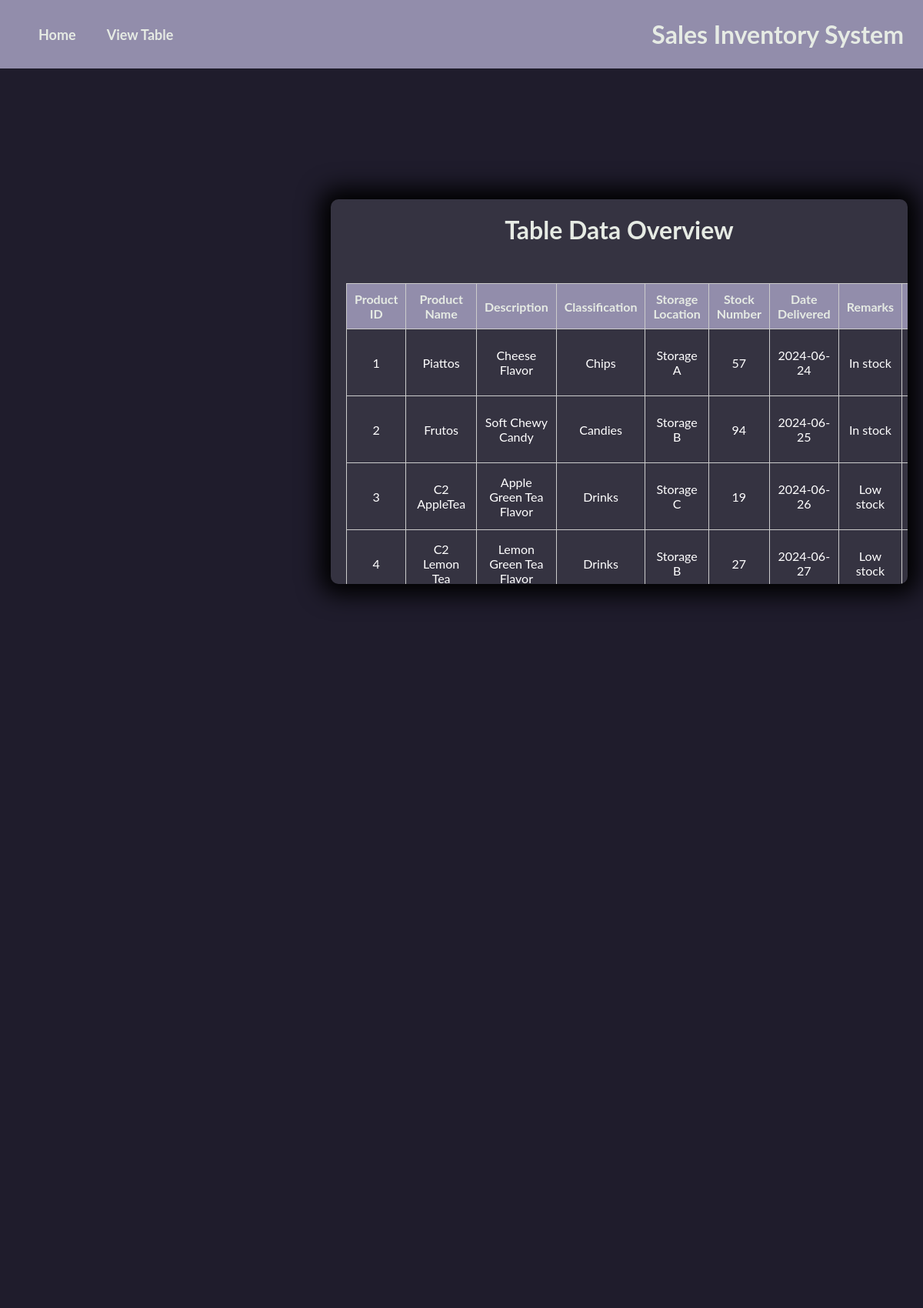
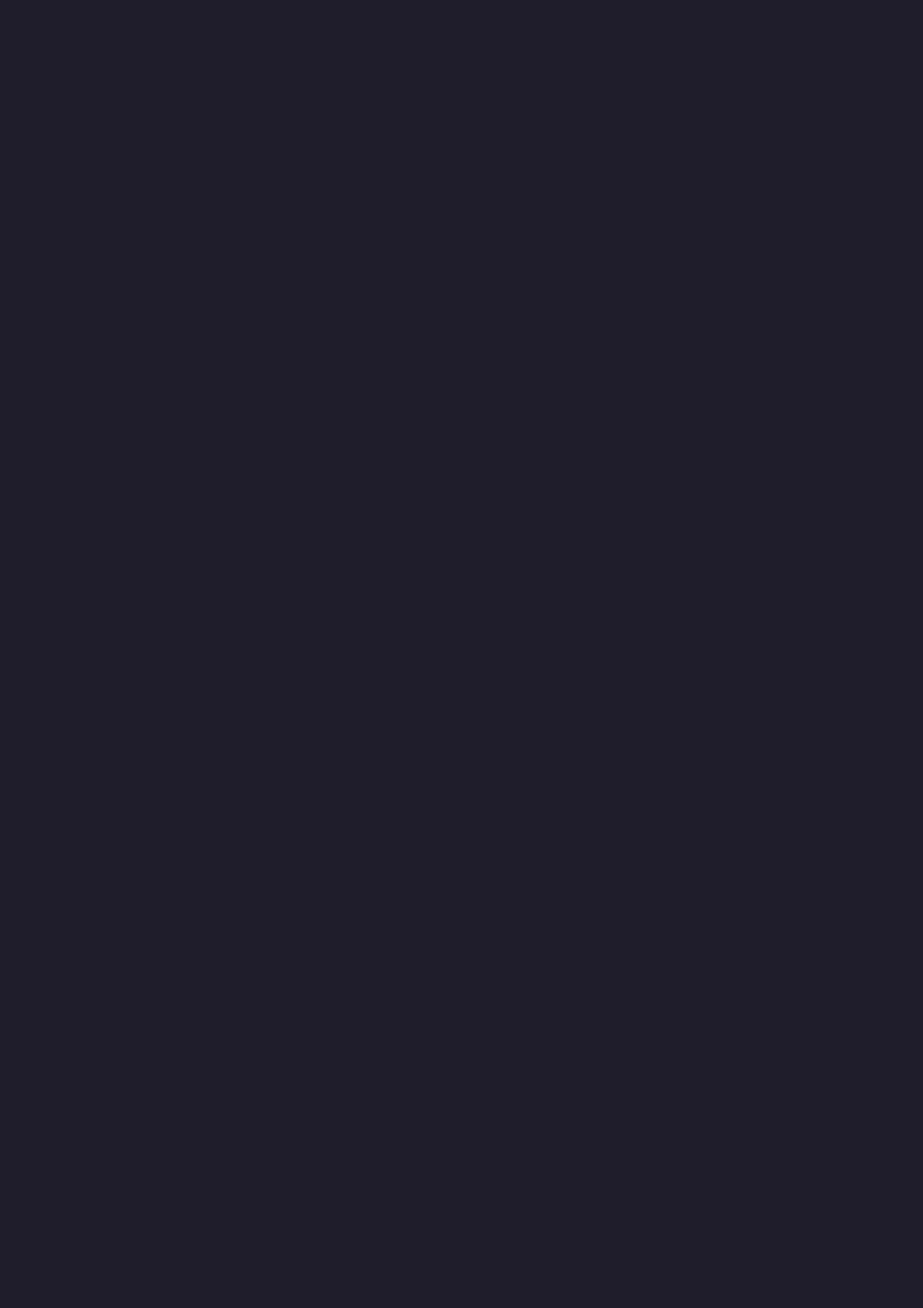
The page / (upper part) on the database its author committed (2 pictures, top to bottom).
### tables this page shows
CREATE TABLE `p` (
  `product_id` int(11) NOT NULL,
  `name` text NOT NULL,
  `classification_id` int(11) NOT NULL,
  `p_desc` text NOT NULL,
  `pieces_pack` varchar(10) DEFAULT NULL,
  `size` varchar(10) NOT NULL
);

CREATE TABLE `c` (
  `classification_id` int(11) NOT NULL,
  `c_name` text NOT NULL
);

CREATE TABLE `strg` (
  `storage_id` int(11) NOT NULL,
  `strg_location` text NOT NULL
);

CREATE TABLE `stck` (
  `stck_id` int(11) NOT NULL,
  `product_id` int(11) NOT NULL,
  `storage_id` int(11) NOT NULL,
  `num_stck` int(11) NOT NULL,
  `remarks` text NOT NULL,
  `date_id` int(11) NOT NULL
);

CREATE TABLE `d` (
  `date_id` int(11) NOT NULL,
  `date_delivered` date NOT NULL
);

### table_sql.php (the view, shortened to what this page needs)
<?php
include 'db_connect.php';
$sql = "SELECT
            p.product_id,
            p.name AS product_name,
            p.p_desc,
            c.c_name AS classification,
            strg.strg_location,
            stck.num_stck,
            d.date_delivered,
            stck.remarks
        FROM p
        LEFT JOIN c ON p.classification_id = c.classification_id
        LEFT JOIN stck ON p.product_id = stck.product_id
        LEFT JOIN d ON stck.date_id = d.date_id
        LEFT JOIN strg ON stck.storage_id = strg.storage_id;";
        $result = $conn->query($sql);
        if ($result->num_rows > 0) {
            echo "<table border='1'>
                    <tr>
                        <th>Product ID</th>
                        <th>Product Name</th>
                        <th>Description</th>
                        <th>Classification</th>
                        <th>Storage Location</th>
                        <th>Stock Number</th>
                        <th>Date Delivered</th>
                        <th>Remarks</th>
                        <th>Action</th>
                    </tr>";
            while($row = $result->fetch_assoc()) {
                echo "<tr>
                        <td>" . $row["product_id"] . "</td>
                        <td>" . $row["product_name"] . "</td>
                        <td>" . $row["p_desc"] . "</td>
                        <td>" . $row["classification"] . "</td>
                        <td>" . $row["strg_location"] . "</td>
                        <td>" . $row["num_stck"] . "</td>
                        <td>" . $row["date_delivered"] . "</td>
                        <td>" . $row["remarks"] . "</td>
                        <td>
                            <a href='edit.php?id={$row['product_id']}' class='btn btn-edit'>Edit</a>
                            <a href='delete.php?id={$row['product_id']}' class='btn btn-delete' onclick='return confirm(\"Are you sure you want to delete this?\")'>Delete</a>
                        </td>
                        </tr>";
            }
            echo "</table>";
        } else {
            echo "No results found";
        }
?>

### index.php (shortened to what this page needs)
<div class="nav"><?php include 'navpan.php'?></div>
<link rel="stylesheet" href="css-table.css">
<link rel="stylesheet" href="css-main.css">
<div class="row">
    <div class="column-table">
        <h1>Table Data Overview</h1>
        <?php include 'D:\xampp\htdocs\SIS-G11\table_sql.php';?>
    </div>
</div>

### navpan.php
 <link rel="stylesheet" href="css-nav.css">
 <div class="nav">
    <div class="links" id="landingpage">
        <a href="index.php">Home</a>
    </div>
    <div class="links" id="viewtable">
        <a href="table.php">View Table</a>
    </div>
</div>
<div class="welcome">
        <h1>Sales Inventory System</h1>
    </div>

### css-nav.css (style rules this page uses)
.nav { background-color: #928DAB; display: flex; padding: 15px; justify-content: space-between; align-items: center; font-family: 'Lato', sans-serif; }
.links a { text-decoration: none; color: #E6EBE4; font-size: 18px; font-weight: bold; padding: 20px 20px; transition: background 0.3s; font-family: 'Lato', sans-serif; }
.welcome { padding: 10px; color: #E6EBE4; margin-left: auto; text-align: right; }

### css-table.css (style rules this page uses)
table { width: 80%; border-collapse: collapse; margin-left: auto; margin-right: auto; margin-top: 50px; margin-bottom: 50px; color: white; }
th, td { border: 1px solid #ddd; padding: 8px; text-align: center; }
th { background-color: #928DAB; color: #E6EBE4; }
a { text-decoration: none; }

### css-main.css (style rules this page uses)
* { box-sizing: border-box; font-family: 'Lato', sans-serif; margin: 0; }
.row { display: flex; justify-content: center; align-items: flex-start; gap: 60px; padding: 20px; width: 100%; height: 100vh; }
.column-table { position: relative; width: 90%; margin: 20px auto; margin-top: 150px; padding: 20px; background: rgba(255, 255, 255, 0.1); border-radius: 10px; max-height: 500px; overflow-y: auto; -webkit-box-shadow: 0px 0px 30px 14px #000000; box-shadow: 0px 0px 30px 14px #000000; }
.column-table table { width: 100%; border-collapse: collapse; }
.column-table th, .column-table td { padding: 10px; border: 1px solid #ccc; }
.column-table h1 { text-align: center; margin-bottom: 20px; color: #E6EBE4; }

### rows shown on the page
p: product_id "1", name "Piattos", p_desc "Cheese Flavor", classification.c_name "Chips", strg.strg_location "Storage A", stck.num_stck "57", d.date_delivered "2024-06-24", stck.remarks "In stock"
p: product_id "2", name "Frutos", p_desc "Soft Chewy Candy", classification.c_name "Candies", strg.strg_location "Storage B", stck.num_stck "94", d.date_delivered "2024-06-25", stck.remarks "In stock"
p: product_id "3", name "C2 AppleTea", p_desc "Apple Green Tea Flavor", classification.c_name "Drinks", strg.strg_location "Storage C", stck.num_stck "19", d.date_delivered "2024-06-26", stck.remarks "Low stock"
p: product_id "4", name "C2 Lemon Tea", p_desc "Lemon Green Tea Flavor", classification.c_name "Drinks", strg.strg_location "Storage B", stck.num_stck "27", d.date_delivered "2024-06-27", stck.remarks "Low stock"
